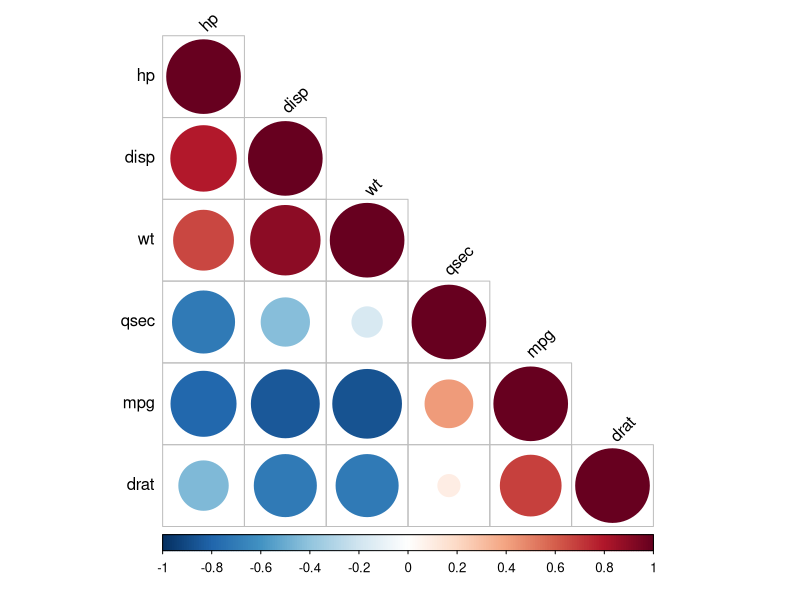

Write the R code that produced this figure.
#Fonte da funcao
#http://www.sthda.com/english/wiki/correlation-matrix-an-r-function-to-do-all-you-need#at_pco=smlre-1.0&at_si=5a53f0ab57c3d5c4&at_ab=per-2&at_pos=2&at_tot=4
install.packages("corrplot")
# Computing of correlation matrix
#+++++++++++++++++++++++++
# Required package : corrplot
# x : matrix
# type: possible values are "lower" (default), "upper", "full" or "flatten";
#display lower or upper triangular of the matrix, full  or flatten matrix.
# graph : if TRUE, a correlogram or heatmap is plotted
# graphType : possible values are "correlogram" or "heatmap"
# col: colors to use for the correlogram
# ... : Further arguments to be passed to cor or cor.test function
# Result is a list including the following components :
# r : correlation matrix, p :  p-values
# sym : Symbolic number coding of the correlation matrix
cormat<-function(x,
                        type=c('lower', 'upper', 'full', 'flatten'),
                        graph=TRUE,
                        graphType=c("correlogram", "heatmap"),
                        col=NULL, method = "pearson", ...)
{
  library(corrplot)
  # Helper functions
  #+++++++++++++++++
  # Compute the matrix of correlation p-values
  cor.pmat <- function(x, ...) {
    mat <- as.matrix(x)
    n <- ncol(mat)
    p.mat<- matrix(NA, n, n)
    diag(p.mat) <- 0
    for (i in 1:(n - 1)) {
      for (j in (i + 1):n) {
        tmp <- cor.test(mat[, i], mat[, j], method = as.character(method))
        p.mat[i, j] <- p.mat[j, i] <- tmp$p.value
      }
    }
    colnames(p.mat) <- rownames(p.mat) <- colnames(mat)
    p.mat
  }
  # Get lower triangle of the matrix
  getLower.tri<-function(mat){
    upper<-mat
    upper[upper.tri(mat)]<-""
    mat<-as.data.frame(upper)
    mat
  }
  # Get upper triangle of the matrix
  getUpper.tri<-function(mat){
    lt<-mat
    lt[lower.tri(mat)]<-""
    mat<-as.data.frame(lt)
    mat
  }
  # Get flatten matrix
  flattenCorrMatrix <- function(cormat, pmat) {
    ut <- upper.tri(cormat)
    data.frame(
      row = rownames(cormat)[row(cormat)[ut]],
      column = rownames(cormat)[col(cormat)[ut]],
      cor  =(cormat)[ut],
      p = pmat[ut]
    )
  }
  # Define color
  if (is.null(col)) {
    col <- colorRampPalette(
      c("#67001F", "#B2182B", "#D6604D", "#F4A582",
        "#FDDBC7", "#FFFFFF", "#D1E5F0", "#92C5DE", 
        "#4393C3", "#2166AC", "#053061"))(200)
    col<-rev(col)
  }
  
  # Correlation matrix
  cormat<-signif(cor(x, use = "complete.obs", ...),2)
  pmat<-signif(cor.pmat(x, ...),2)
  # Reorder correlation matrix
  ord<-corrMatOrder(cormat, order="hclust")
  cormat<-cormat[ord, ord]
  pmat<-pmat[ord, ord]
  # Replace correlation coeff by symbols
  sym<-symnum(cormat, abbr.colnames=FALSE)
  # Correlogram
  if(graph & graphType[1]=="correlogram"){
    corrplot(cormat, type=ifelse(type[1]=="flatten", "lower", type[1]),
             tl.col="black", tl.srt=45,col=col,...)
  }
  else if(graphType[1]=="heatmap")
    heatmap(cormat, col=col, symm=TRUE)
  # Get lower/upper triangle
  if(type[1]=="lower"){
    cormat<-getLower.tri(cormat)
    pmat<-getLower.tri(pmat)
  }
  else if(type[1]=="upper"){
    cormat<-getUpper.tri(cormat)
    pmat<-getUpper.tri(pmat)
    sym=t(sym)
  }
  else if(type[1]=="flatten"){
    cormat<-flattenCorrMatrix(cormat, pmat)
    pmat=NULL
    sym=NULL
  }
  list(r=cormat, p=pmat, sym=sym)
}

mydata <- mtcars[, c(1,3,4,5,6,7)]
cormat(mydata,type = "lower",method = "spearman")
